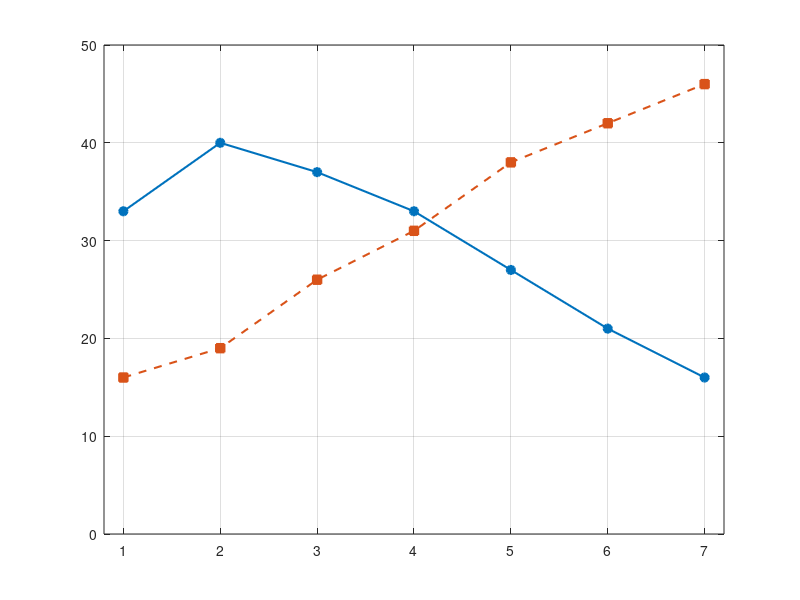

MATLAB code to generate this figure:
% Strategia zachlanna: odsetek wyborow "blizej geograficznie" vs "podobny zawod"
% w kolejnych krokach lancucha. Dane: Dodds, Muhamad, Watts (2003), Science 301, Tabela 2.
krok        = 1:7;
lokalizacja = [33 40 37 33 27 21 16];
zawod       = [16 19 26 31 38 42 46];

niebieski = [0 0.4470 0.7410];
pomarancz = [0.8500 0.3250 0.0980];

figure('Color','w'); hold on;
plot(krok, lokalizacja, '-o',  'Color', niebieski, 'LineWidth', 1.5, 'MarkerSize', 6, 'MarkerFaceColor', niebieski);
plot(krok, zawod,       '--s', 'Color', pomarancz, 'LineWidth', 1.5, 'MarkerSize', 6, 'MarkerFaceColor', pomarancz);
hold off;

xlim([0.8 7.2]); ylim([0 50]);
set(gca, 'XTick', 1:7, 'YTick', 0:10:50);
grid on; box on;
